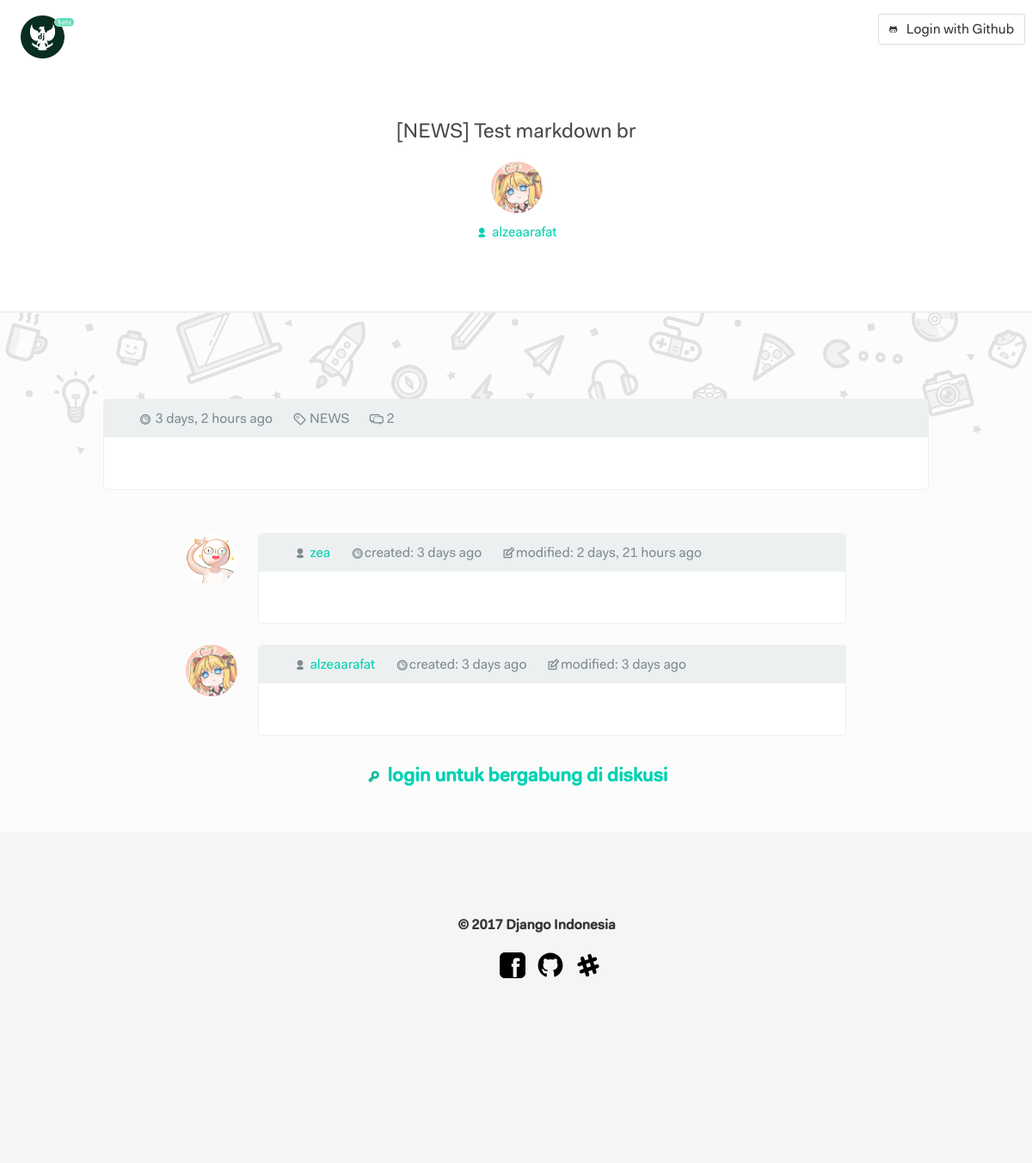
The app's page /thread/3/, older data.
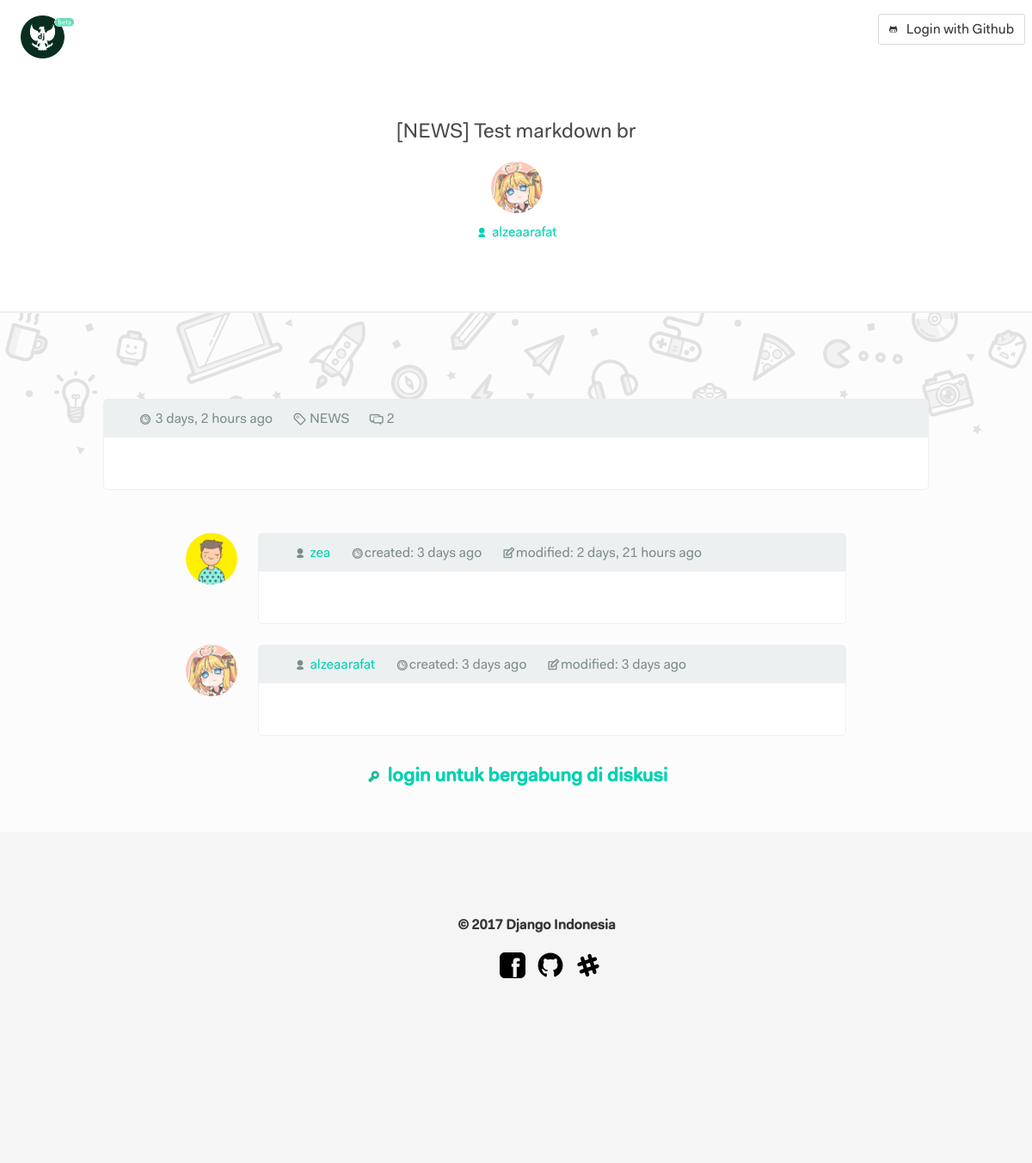
The same page, newer data.
### app_forum/models.py (models this page shows, shortened)
class Comment(models.Model):
    forum = models.ForeignKey(
        'Forum',
        related_name='forum_comments'
    )
    comment_author = models.ForeignKey(
        Profile,
        related_name='user_comments',
        null=True,
        blank=True,
        on_delete=models.CASCADE
    )
    comment_content = MarkdownxField(
        verbose_name=u'Markdown',
    )
    is_created = models.DateTimeField(
        auto_now_add=True,
    )
    is_modified = models.DateTimeField(
        auto_now=True,
        null=True,
        blank=True
    )

### app_author/models.py (models this page shows)
class Profile(models.Model):
    user = models.OneToOneField(
        User,
        on_delete=models.CASCADE
    )
    profile_picture = models.ImageField(
        upload_to='images/%Y/%m/%d',
        validators=[validate_image],
        blank=True,
        null=True
    )
    profile_name = models.CharField(
        verbose_name='Name',
        null=True,
        blank=True,
        max_length=50
    )
    profile_email = models.EmailField(
        verbose_name='Email Address',
        null=True,
        blank=True
    )
    profile_location = models.CharField(
        verbose_name='Origin/City',
        null=True,
        blank=True,
        max_length=50
    )
    profile_github = models.URLField(
        verbose_name='Github URL',
        null=True,
        blank=True
    )
    slug = AutoSlugField(
        populate_from='user',
        blank=False,
        null=False
    )
    is_created = models.DateTimeField(
        default=datetime.datetime.now,
        null=True,
        blank=True
    )
    is_moderator = models.BooleanField(
        default=False,
    )
    def __str__(self):
        return str(self.user)

### app_forum/views.py (the view)
# urls.py: url(r'^thread/(?P<pk>[-\w]+)/$', views.forum_single_view, name='forum_single'),
def forum_single_view(request, pk):
    forum = get_object_or_404(Forum, pk=pk)
    forum_comments = Comment.objects.filter(forum=forum.id)
    form = CommentForm()
    template = 'app_forum/main/forum_single.html'
    context = {'forum': forum, 'forum_comments': forum_comments, 'form': form}
    if request.method == "POST":
        form = CommentForm(request.POST)
        if form.is_valid():
            comment = form.save(commit=False)
            comment.comment_author = Profile.objects.get(user=request.user)
            comment.created_date = datetime.now()
            comment.forum = forum
            comment.save()
            return redirect('forum_single', pk=forum.pk)
    else:
        return render(request, template, context)

### app_forum/models.py (called while the page is built)
    def __str__(self):
        return str(self.category_title)

### app_forum/templatetags/show_markdown.py (called while the page is built)
@register.filter
def show_markdown(text):
    return markdownify(text)

### app_forum/templates/app_forum/main/forum_single.html (shortened to what the changed rows need)
{% extends "app_forum/main/forum_base.html" %}
{% load humanize %}
{% load crispy_forms_tags %}
{% load socialaccount %}
{% load show_markdown %}
{% load staticfiles %}
{% block content %}
    <div class="dj-forum-single-wrapper">
        <div class="container">
            <div class="columns">
                <div class="column">
                    <div class="dj-forum-single-heading">
                        <h1>[{{ forum.forum_category }}] {{ forum.forum_title }}</h1>
                    </div>
                </div>
            </div>
        </div>
    </div>
    {% include "app_forum/partials/_doodle.html" %}
    <div class="dj-forum-single-body-wrapper">
        <div class="dj-forum-single-comments-wrapper">
            <div class="container-narrow-2">
                {% for comment in forum_comments %}
                <div class="columns">
                    <div class="column is-narrow">
                        {% if comment.comment_author.profile_picture %}
                        <div class="dj-author-avatar-rounded" style="background: url('{{ request.META.HTTP_NAME }}/media/{{ comment.comment_author.profile_picture }}') no-repeat center center; background-size: cover;"></div>
                        {% else %}
                        <div class="dj-author-avatar-rounded" style="background: url('{% static "img/you-face.gif" %}') no-repeat center center; background-size: cover;"></div>
                        {% endif %}
                    </div>
                    <div class="column">
                        <div class="dj-forum-single-box-comment">
                            <div class="dj-forum-single-box-meta-comment">
                                <ul>
                                    <li><span class="typcn typcn-user"></span> <a href="{% url 'author_single' slug=comment.comment_author.slug %}">{{ comment.comment_author }}</a></li>
                                    <li><span class="typcn typcn-time"></span>created: {{ comment.is_created|naturaltime }}</li>
                                    <li><span class="typcn typcn-edit"></span>modified: {{ comment.is_modified|naturaltime }}</li>
                                </ul>
                            </div>
                            <div class="dj-forum-single-content-comment">
                            </div>
                        </div>
                    </div>
                </div>
                {% endfor %}
            </div>
        </div>
    </div>
{% endblock %}

Row changes from the older to the newer data that the page shows:
changed through a linked row, Comment "2 days, 21 hours ago": comment_author.profile_picture: picture added; profile_picture: picture removed
